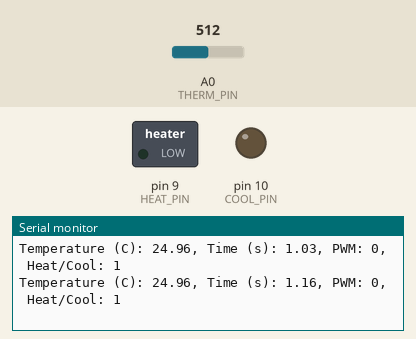
Simulated run of this sketch. Board: Arduino Uno, built with avr-gcc and run on an emulated ATmega328P. Parts: switched loads named in the sketch (green lamp = pin HIGH), output pins drawn as LEDs (lit = HIGH), the last lines printed to the serial monitor. The inputs (shaded band) are chosen by the test bench; at power-on: A0 (THERM_PIN) = 512.

Above: at 1.2 s.
1.3 s: A0 (THERM_PIN) set to 692
At 1.41 s:
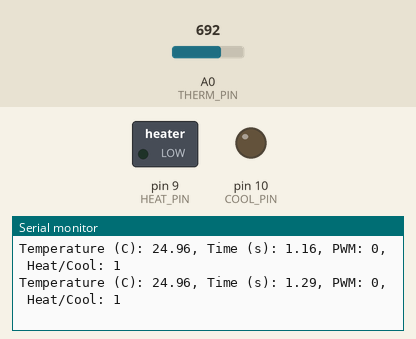
4.3 s: A0 (THERM_PIN) set to 722
At 4.41 s:
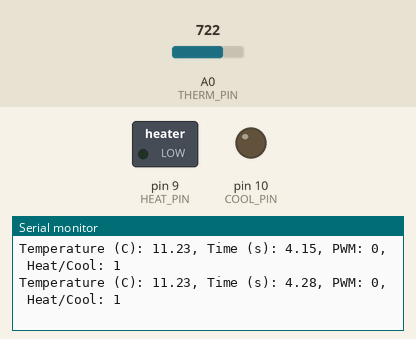
Timing chart, 0 to 7.3 s (numbered marks = the images above; inputs shaded):
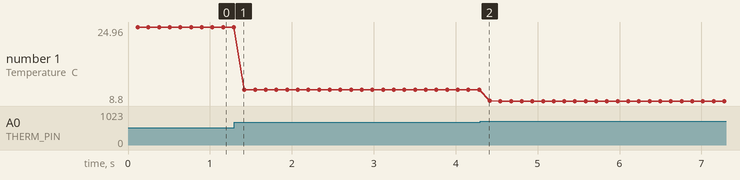

Measured:
- plotted number 1: 24.96 → 11.23 after the input at 1.3 s

The sketch:

lab3part6.ino
```cpp
/*
  Arduino Temperature + Python PWM Control

  Hardware:
    A0  = thermistor measurement
    Pin 9  = HEAT
    Pin 10 = COOL

  The A1 trim potentiometer and pin 11 switch
  have been removed.

  Python sends commands such as:

      SET PWM 120 DIR HEAT
      SET PWM 45 DIR COOL

  The Arduino starts with PWM = 0.

  Safety behavior:
    - PWM is always limited to 0-255.
    - At startup, both H-bridge outputs are OFF.
    - Only one H-bridge direction is active at a time.
    - Invalid commands are ignored.
    - No feedback control is implemented.
*/


// ============================================================
// PIN DEFINITIONS
// ============================================================

const int THERM_PIN = A0;

const int HEAT_PIN = 9;
const int COOL_PIN = 10;


// ============================================================
// THERMISTOR SETTINGS
// ============================================================

const int SAMPLE_COUNT = 1000;

// Reference resistance used by the thermistor calculation.
double R0 = 100 * 1000.0;


// ============================================================
// PWM / DIRECTION SETTINGS
// ============================================================

// PWM starts at zero for safety.
int pwmValue = 0;

// 1 = HEAT
// 0 = COOL
//
// This value is only reported according to the experimentally
// verified direction mapping:
//
//     Pin 9  = HEAT = 1
//     Pin 10 = COOL = 0
//
// Start with HEAT selected, but PWM is zero so neither output
// is actively driving the H-bridge.
int heatCool = 1;


// ============================================================
// SERIAL COMMAND BUFFER
// ============================================================

// Python sends commands as complete lines.
// For example:
//
//     SET PWM 120 DIR HEAT
//
// The buffer stores one incoming command at a time.
const int COMMAND_LENGTH = 40;

char commandBuffer[COMMAND_LENGTH];

int commandIndex = 0;


// ============================================================
// SETUP
// ============================================================

void setup()
{
  Serial.begin(9600);

  pinMode(THERM_PIN, INPUT);

  pinMode(HEAT_PIN, OUTPUT);
  pinMode(COOL_PIN, OUTPUT);

  // ----------------------------------------------------------
  // SAFETY STARTUP
  // ----------------------------------------------------------

  // Both outputs start OFF.
  analogWrite(HEAT_PIN, 0);
  analogWrite(COOL_PIN, 0);

  // Start with PWM zero.
  pwmValue = 0;

  // ----------------------------------------------------------
  // Make sure the serial command buffer starts empty.
  // ----------------------------------------------------------

  commandIndex = 0;
}


// ============================================================
// MAIN LOOP
// ============================================================

void loop()
{
  // ----------------------------------------------------------
  // 1. Check for commands from Python.
  // ----------------------------------------------------------

  readSerialCommands();


  // ----------------------------------------------------------
  // 2. Measure thermistor temperature.
  // ----------------------------------------------------------

  double adcAverage = averageAdcSamples(SAMPLE_COUNT);

  double voltageAverage = adcToVoltage(adcAverage);

  double resistance = voltageToResistance(
    voltageAverage
  );

  double temperature = resistanceToCelsius(
    resistance
  );


  // ----------------------------------------------------------
  // 3. Get elapsed Arduino time.
  // ----------------------------------------------------------

  // millis() gives the time since the Arduino started,
  // in milliseconds.

  double timeSeconds = millis() / 1000.0;


  // ----------------------------------------------------------
  // 4. Print measurement line.
  // ----------------------------------------------------------

  printMeasurement(
    temperature,
    timeSeconds,
    pwmValue,
    heatCool
  );


  // ----------------------------------------------------------
  // 5. Small delay before the next measurement.
  // ----------------------------------------------------------

  delay(10);
}


// ============================================================
// SERIAL COMMAND PARSER
// ============================================================

void readSerialCommands()
{
  /*
    Read characters sent by Python until a newline is received.

    Expected commands:

        SET PWM 120 DIR HEAT
        SET PWM 45 DIR COOL

    Safety behavior:
      - Commands must begin with "SET PWM".
      - PWM values are clamped to 0-255.
      - Only HEAT or COOL is accepted.
      - Invalid commands are ignored.
      - The Arduino does not perform feedback control.
  */

  while (Serial.available() > 0)
  {
    char incoming = Serial.read();


    // --------------------------------------------------------
    // A newline means the complete command has arrived.
    // --------------------------------------------------------

    if (incoming == '\n' || incoming == '\r')
    {
      if (commandIndex > 0)
      {
        commandBuffer[commandIndex] = '\0';

        processCommand(commandBuffer);

        commandIndex = 0;
      }
    }


    // --------------------------------------------------------
    // Store another character.
    // --------------------------------------------------------

    else
    {
      // Leave room for the terminating '\0'.
      if (commandIndex < COMMAND_LENGTH - 1)
      {
        commandBuffer[commandIndex] = incoming;
        commandIndex++;
      }

      else
      {
        // Command is too long.
        // Discard it for safety.
        commandIndex = 0;
      }
    }
  }
}


// ============================================================
// PROCESS ONE COMMAND
// ============================================================

void processCommand(char *command)
{
  /*
    Parse commands in the form:

        SET PWM ### DIR HEAT

    or:

        SET PWM ### DIR COOL

    Example:

        SET PWM 120 DIR HEAT

    The PWM value is clamped to 0-255.
  */

  int newPWM;

  char direction[10];


  // ----------------------------------------------------------
  // Try to parse the command.
  // ----------------------------------------------------------

  int items = sscanf(
    command,
    "SET PWM %d DIR %9s",
    &newPWM,
    direction
  );


  // ----------------------------------------------------------
  // Ignore malformed commands.
  // ----------------------------------------------------------

  if (items != 2)
  {
    return;
  }


  // ----------------------------------------------------------
  // Clamp PWM.
  // ----------------------------------------------------------

  if (newPWM < 0)
  {
    newPWM = 0;
  }

  if (newPWM > 255)
  {
    newPWM = 255;
  }


  // ----------------------------------------------------------
  // HEAT command
  // ----------------------------------------------------------

  if (strcmp(direction, "HEAT") == 0)
  {
    heatCool = 1;

    pwmValue = newPWM;

    // Apply HEAT only to pin 9.
    //
    // Pin 10 is explicitly turned OFF first so that
    // both H-bridge directions cannot be active together.

    analogWrite(COOL_PIN, 0);
    analogWrite(HEAT_PIN, pwmValue);
  }


  // ----------------------------------------------------------
  // COOL command
  // ----------------------------------------------------------

  else if (strcmp(direction, "COOL") == 0)
  {
    heatCool = 0;

    pwmValue = newPWM;

    // Apply COOL only to pin 10.
    //
    // Pin 9 is explicitly turned OFF first.

    analogWrite(HEAT_PIN, 0);
    analogWrite(COOL_PIN, pwmValue);
  }


  // ----------------------------------------------------------
  // Unknown direction
  // ----------------------------------------------------------

  else
  {
    // Ignore the command.
    return;
  }
}


// ============================================================
// PRINT MEASUREMENT
// ============================================================

void printMeasurement(
  double temperature,
  double timeSeconds,
  int pwm,
  int direction
)
{
  /*
    This is the measurement-line interface used by Python.

    Example:

    Temperature (C): 27.73, Time (s): 645.06,
    PWM: 120, Heat/Cool: 1
  */

  Serial.print("Temperature (C): ");
  Serial.print(temperature, 2);

  Serial.print(", Time (s): ");
  Serial.print(timeSeconds, 2);

  Serial.print(", PWM: ");
  Serial.print(pwm);

  Serial.print(", Heat/Cool: ");
  Serial.println(direction);
}


// ============================================================
// AVERAGE ADC SAMPLES
// ============================================================

double averageAdcSamples(int numSamples)
{
  double adcAverage = 0.0;


  for (int i = 0; i < numSamples; i++)
  {
    int sensorValue = analogRead(THERM_PIN);

    adcAverage += sensorValue;
  }


  adcAverage = adcAverage / numSamples;

  return adcAverage;
}


// ============================================================
// ADC TO VOLTAGE
// ============================================================

double adcToVoltage(double adcAverage)
{
  double voltageAverage =
    adcAverage * (5.0 / 1023.0);

  return voltageAverage;
}


// ============================================================
// VOLTAGE TO THERMISTOR RESISTANCE
// ============================================================

double voltageToResistance(double voltage)
{
  double R1 = 100 * 1000.0;

  /*
    Voltage divider equation:

        R2 = R1 * Vout / (5 - Vout)
  */

  double R2 =
    (R1 * voltage) / (5.0 - voltage);

  return R2;
}


// ============================================================
// THERMISTOR RESISTANCE TO TEMPERATURE
// ============================================================

double resistanceToCelsius(double resistance)
{
  /*
    Beta equation used by the original Arduino sketch.
  */

  double kelvin =
    4540.0 /
    (
      log(resistance / R0)
      +
      (4540.0 / (25.0 + 273.15))
    );


  double celsius =
    kelvin - 273.15;

  return celsius;
}
```
